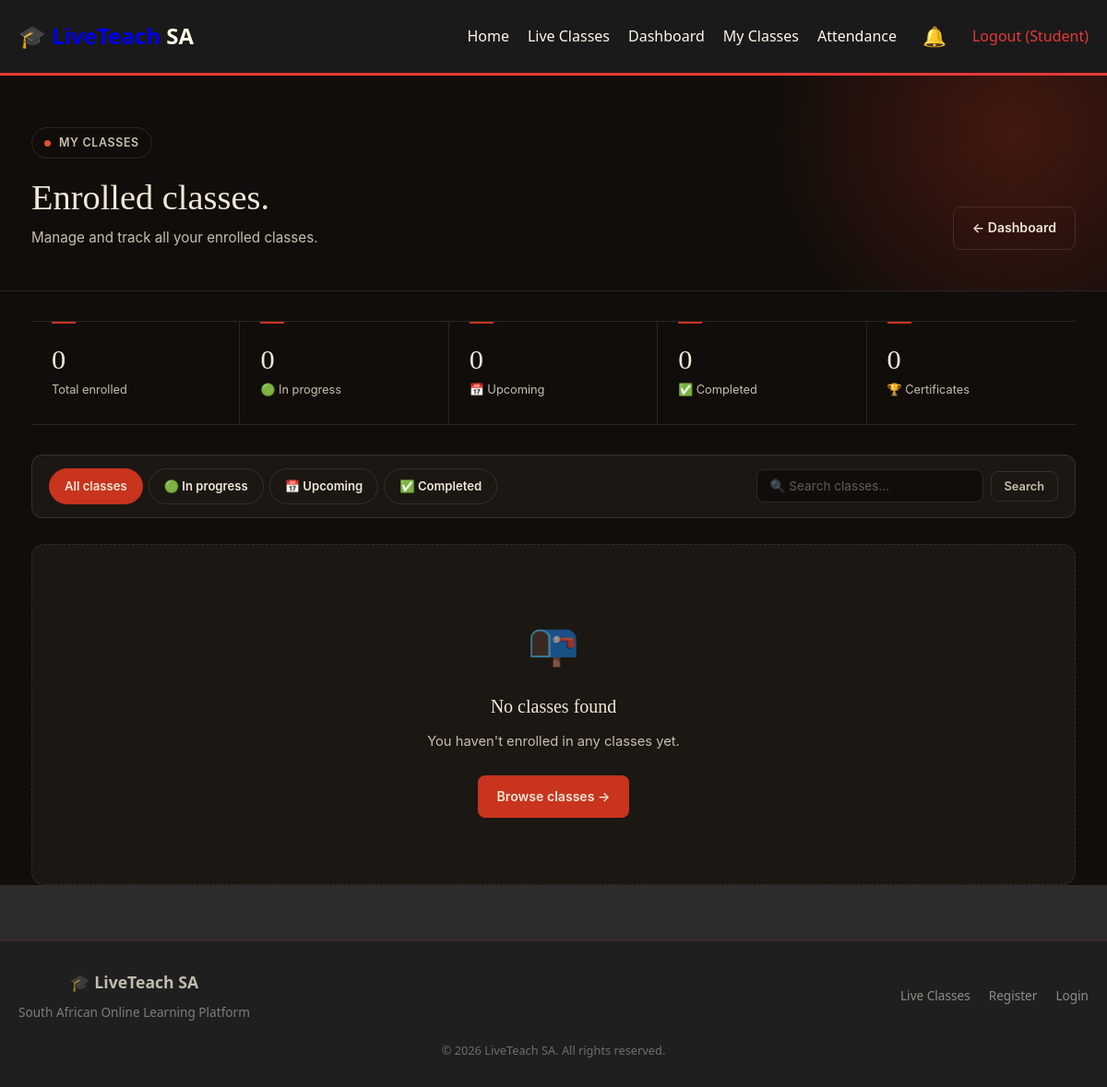
Page /dashboard/my-classes.php (signed in) on the earlier database version.
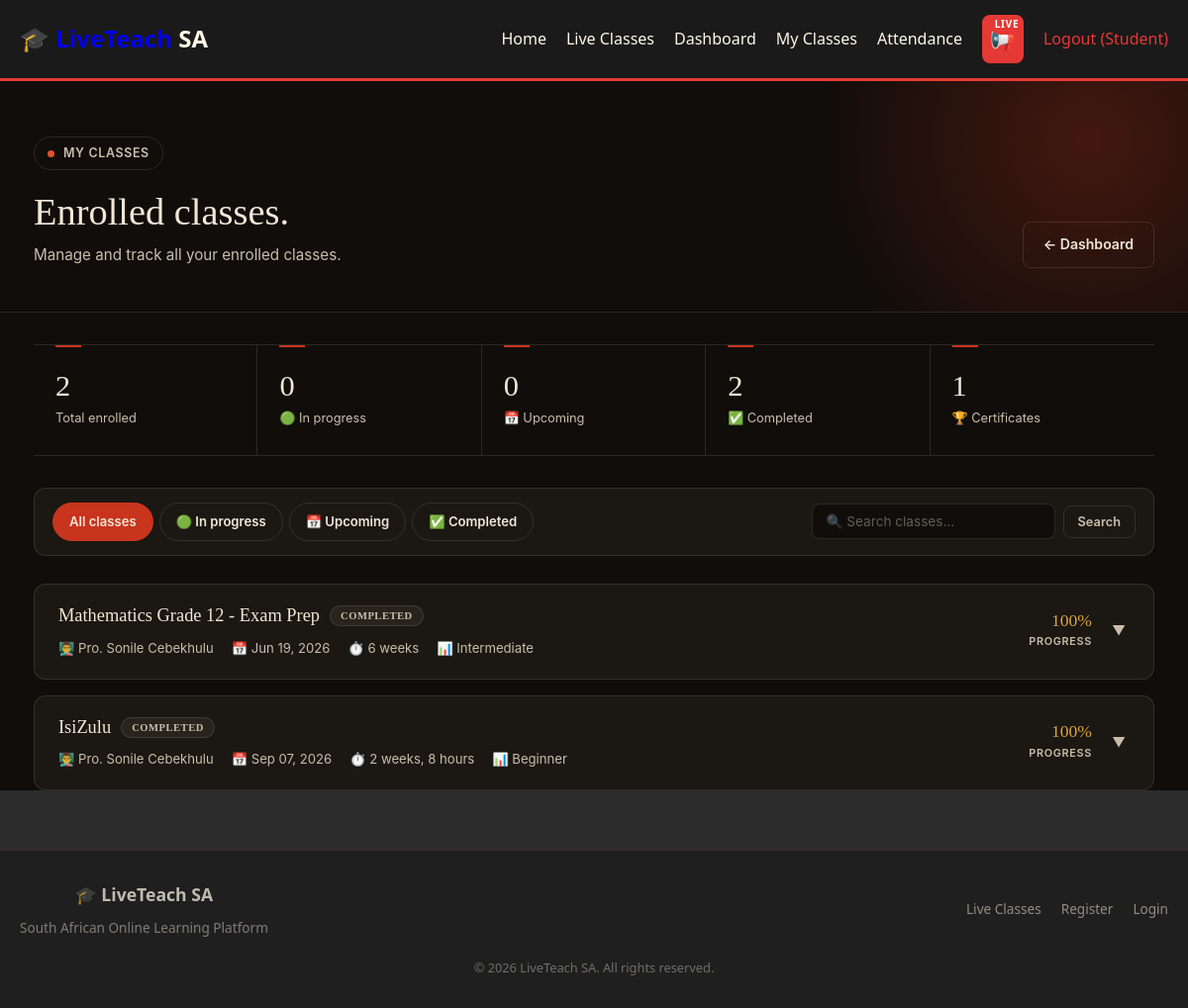
Same page on the later database version.
### tables this page shows
CREATE TABLE `enrollments` (
  `id` int(11) NOT NULL,
  `student_id` int(11) NOT NULL,
  `class_id` int(11) NOT NULL,
  `payment_status` enum('pending','paid','failed','refunded') NOT NULL DEFAULT 'pending',
  `payment_method` varchar(100) DEFAULT NULL,
  `payment_reference` varchar(255) DEFAULT NULL,
  `amount_paid` decimal(10,2) DEFAULT 0.00,
  `paid_at` datetime DEFAULT NULL,
  `attendance` int(11) NOT NULL DEFAULT 0,
  `certificate_issued` tinyint(1) NOT NULL DEFAULT 0,
  `enrolled_at` timestamp NOT NULL DEFAULT current_timestamp()
);

CREATE TABLE `live_classes` (
  `id` int(11) NOT NULL,
  `teacher_id` int(11) NOT NULL,
  `title` varchar(255) NOT NULL,
  `description` text DEFAULT NULL,
  `short_description` varchar(500) DEFAULT NULL,
  `image` varchar(255) DEFAULT NULL,
  `price` decimal(10,2) NOT NULL DEFAULT 0.00,
  `duration` varchar(50) DEFAULT NULL,
  `level` enum('beginner','intermediate','advanced') NOT NULL DEFAULT 'beginner',
  `category` varchar(100) DEFAULT NULL,
  `start_date` datetime DEFAULT NULL,
  `end_date` datetime DEFAULT NULL,
  `schedule` text DEFAULT NULL,
  `meeting_link` varchar(500) DEFAULT NULL,
  `meeting_id` varchar(100) DEFAULT NULL,
  `meeting_password` varchar(100) DEFAULT NULL,
  `recording_url` varchar(500) DEFAULT NULL,
  `materials` text DEFAULT NULL,
  `max_students` int(11) DEFAULT 50,
  `current_students` int(11) NOT NULL DEFAULT 0,
  `status` enum('upcoming','ongoing','completed','cancelled') NOT NULL DEFAULT 'upcoming',
  `is_featured` tinyint(1) NOT NULL DEFAULT 0,
  `sequential_unlock` tinyint(1) NOT NULL DEFAULT 0,
  `created_at` timestamp NOT NULL DEFAULT current_timestamp(),
  `thumbnail` varchar(500) DEFAULT NULL,
  `preview_video` varchar(500) DEFAULT NULL,
  `stream_platform` enum('zoom','google_meet','custom','youtube_live') DEFAULT 'zoom',
  `stream_embed` text DEFAULT NULL
);

CREATE TABLE `users` (
  `id` int(11) NOT NULL,
  `fullname` varchar(255) NOT NULL,
  `email` varchar(255) NOT NULL,
  `password` varchar(255) NOT NULL,
  `phone` varchar(50) DEFAULT NULL,
  `role` enum('admin','teacher','student') NOT NULL DEFAULT 'student',
  `profile_image` varchar(255) DEFAULT NULL,
  `bio` text DEFAULT NULL,
  `status` enum('active','inactive','suspended') NOT NULL DEFAULT 'active',
  `created_at` timestamp NOT NULL DEFAULT current_timestamp()
);

### dashboard/my-classes.php (the view, shortened to what the changed rows need)
<?php
require_once '../includes/header.php';
$connection = getDbConnection();
$studentId = (int)$_SESSION['user']['id'];
$filter = isset($_GET['filter']) ? $_GET['filter'] : 'all';
$search = isset($_GET['search']) ? trim($_GET['search']) : '';
$whereExtra = "";
$types = '';
$sql = "
    SELECT e.*,
           c.title, c.description, c.short_description, c.start_date, c.end_date,
           c.status as class_status, c.meeting_link, c.recording_url,
           c.duration, c.level, c.category, c.price, c.thumbnail, c.max_students, c.current_students,
           c.teacher_id, u.fullname as teacher_name, u.email as teacher_email,
           (SELECT COUNT(*) FROM attendance a WHERE a.student_id = ? AND a.class_id = c.id AND a.status = 'present') as sessions_attended,
           (SELECT COUNT(*) FROM attendance a WHERE a.student_id = ? AND a.class_id = c.id) as total_sessions,
           (SELECT COUNT(*) FROM attendance a WHERE a.class_id = c.id) as class_total_sessions,
           (SELECT AVG(rating) FROM reviews WHERE class_id = c.id) as class_rating,
           (SELECT COUNT(*) FROM reviews WHERE class_id = c.id) as total_reviews,
           (SELECT COUNT(*) FROM course_lessons l WHERE l.class_id = c.id AND (l.status = 'published' OR l.is_free_preview = 1)) as published_lessons,
           (SELECT COUNT(*) FROM lesson_progress p WHERE p.student_id = ? AND p.class_id = c.id AND p.status = 'completed') as lessons_completed
    FROM enrollments e
    JOIN live_classes c ON e.class_id = c.id
    JOIN users u ON c.teacher_id = u.id
    WHERE e.student_id = ? AND e.payment_status = 'paid' $whereExtra
    ORDER BY
        CASE c.status
            WHEN 'ongoing' THEN 1
            WHEN 'upcoming' THEN 2
            ELSE 3
        END,
        c.start_date ASC
";
$bindParams = [$studentId, $studentId, $studentId, $studentId];
$bindTypes = 'iiii';
$bindTypes .= $types;
$stmt = $connection->prepare($sql);
$stmt->bind_param($bindTypes, ...$bindParams);
$stmt->execute();
$classes = $stmt->get_result()->fetch_all(MYSQLI_ASSOC);
$totalClasses = count($classes);
$completedClasses = count(array_filter($classes, function($c) { return $c['class_status'] == 'completed'; }));
$totalCertificates = count(array_filter($classes, function($c) { return !empty($c['certificate_issued']); }));
?>
<main class="lt-page">
    <div class="lt-dash-header">
        <div class="lt-container lt-dash-header-inner">
            <div>
                <h1>Enrolled classes.</h1>
            </div>
        </div>
    </div>
    <div class="lt-container">
        <div class="lt-stats-grid" style="margin-top: 32px;">
            <div class="lt-stat">
                <div class="lt-stat-number"><?php echo (int)$totalClasses; ?></div>
                <div class="lt-stat-label">Total enrolled</div>
            </div>
            <div class="lt-stat">
                <div class="lt-stat-number"><?php echo (int)$completedClasses; ?></div>
                <div class="lt-stat-label">✅ Completed</div>
            </div>
            <div class="lt-stat">
                <div class="lt-stat-number"><?php echo (int)$totalCertificates; ?></div>
                <div class="lt-stat-label">🏆 Certificates</div>
            </div>
        </div>
        <?php if (empty($classes)): ?>
            <div class="lt-empty">
                <div class="lt-empty-icon">📭</div>
                <h3>No classes found</h3>
                <p>
                    <?php if ($search): ?>
                        No classes match your search criteria.
                    <?php elseif ($filter != 'all'): ?>
                        You have no <?php echo htmlspecialchars($filter); ?> classes.
                    <?php else: ?>
                        You haven't enrolled in any classes yet.
                    <?php endif; ?>
                </p>
                <a href="../classes/index.php" class="lt-btn lt-btn-primary">Browse classes →</a>
            </div>
        <?php else: ?>
            <?php foreach ($classes as $class):
                $progress = $class['total_sessions'] > 0 ? round(($class['sessions_attended'] / $class['total_sessions']) * 100) : 0;
                $statusLabels = [
                    'ongoing' => 'In progress',
                    'upcoming' => 'Upcoming',
                    'completed' => 'Completed',
                    'cancelled' => 'Cancelled',
                ];
                $statusLabel = $statusLabels[$class['class_status']] ?? ucfirst($class['class_status']);
            ?>
                <div class="lt-class">
                    <div class="lt-class-head" onclick="toggleDetails(this)">
                        <div class="lt-class-head-left">
                            <h3 class="lt-class-title">
                                <?php echo htmlspecialchars($class['title']); ?>
                                <span class="lt-status lt-status-<?php echo htmlspecialchars($class['class_status']); ?>">
                                    <?php echo $statusLabel; ?>
                                </span>
                            </h3>
                            <div class="lt-class-meta">
                                <span>👨‍🏫 <?php echo htmlspecialchars($class['teacher_name']); ?></span>
                                <span>📅 <?php echo date('M d, Y', strtotime($class['start_date'])); ?></span>
                                <span>⏱️ <?php echo htmlspecialchars($class['duration'] ?: 'Self-paced'); ?></span>
                                <span>📊 <?php echo ucfirst($class['level']); ?></span>
                            </div>
                        </div>
                        <div class="lt-class-head-right">
                            <div class="lt-class-progress-mini">
                                <div class="lt-progress-val"><?php echo $progress; ?>%</div>
                                <div class="lt-progress-lbl">Progress</div>
                            </div>
                            <span class="lt-chevron">▼</span>
                        </div>
                    </div>
                </div>
            <?php endforeach; ?>
        <?php endif; ?>
    </div>
</main>
<?php require_once '../includes/footer.php'; ?>

### includes/header.php (shortened to what the changed rows need)
<?php
require_once __DIR__ . '/notifications.php';
if (!isset($connection) || !$connection) {
    $connection = getDbConnection();
}
if (!isset($notificationSystem) || !$notificationSystem) {
    $notificationSystem = new NotificationSystem($connection);
}
$user = $_SESSION['user'] ?? null;
$basePath = APP_BASE . '/';
$unreadCount         = 0;
if ($user) {
    $unreadCount         = $notificationSystem->getUnreadCount((int)$user['id']);
}
$imminentSession = null;
if ($user && ($user['role'] ?? '') === 'student') {
    $stmt = @$connection->prepare("
        SELECT
            ls.status        AS stream_status,
            ls.stream_url,
            ls.platform,
            ls.scheduled_time,
            c.id             AS class_id,
            c.title          AS class_title,
            u.fullname       AS teacher_name
        FROM live_streams ls
        JOIN live_classes c ON c.id = ls.class_id
        JOIN enrollments e  ON e.class_id = c.id
        LEFT JOIN users u   ON u.id = c.teacher_id
        WHERE e.student_id = ?
          AND e.payment_status = 'paid'
          AND (
                ls.status = 'live'
             OR (ls.status = 'scheduled'
                 AND ls.scheduled_time BETWEEN NOW() AND DATE_ADD(NOW(), INTERVAL 15 MINUTE))
          )
        ORDER BY (ls.status = 'live') DESC, ls.scheduled_time ASC
        LIMIT 1
    ");
    if ($stmt) {
        $stmt->bind_param('i', $user['id']);
        $stmt->execute();
        $row = $stmt->get_result()->fetch_assoc();
        if ($row) {
            $isLive = ($row['stream_status'] === 'live');
            $startsIn = null;
            $imminentSession = [
                'class_id'      => (int)$row['class_id'],
                'class_title'   => (string)$row['class_title'],
                'teacher_name'  => (string)($row['teacher_name'] ?? 'Your teacher'),
                'meeting_link'  => (string)$row['stream_url'],
                'join_url'      => $basePath . 'classes/class.php?id=' . (int)$row['class_id'] . '#live-stream',
                'starts_in_min' => $startsIn,
                'is_live'       => $isLive,
            ];
        }
    }
}
?>
<!DOCTYPE html>
<html lang="en">
<head>
    <link rel="stylesheet" href="<?php echo $basePath; ?>assets/css/style.css">
</head>
<body>
<header class="site-header">
    <div class="container">
        <div class="header-inner">
            <nav class="nav-links">
                <?php if ($user): ?>
                    <?php if (($user['role'] ?? '') == 'admin'): ?>
                        <a href="<?php echo $basePath; ?>admin/dashboard.php">Admin Panel</a>
                        <a href="<?php echo $basePath; ?>admin/users.php">Users</a>
                        <a href="<?php echo $basePath; ?>admin/classes.php">Classes</a>
                        <a href="<?php echo $basePath; ?>admin/payments.php">Payments</a>
                    <?php elseif (($user['role'] ?? '') == 'teacher'): ?>
                        <a href="<?php echo $basePath; ?>teacher/dashboard.php">Dashboard</a>
                        <a href="<?php echo $basePath; ?>teacher/classes.php">My Classes</a>
                        <a href="<?php echo $basePath; ?>teacher/students.php">Students</a>
                    <?php else: ?>
                        <a href="<?php echo $basePath; ?>dashboard/index.php">Dashboard</a>
                        <a href="<?php echo $basePath; ?>dashboard/my-classes.php">My Classes</a>
                        <a href="<?php echo $basePath; ?>dashboard/attendance.php">Attendance</a>
                    <?php endif; ?>
                    <?php
                    $hasSession  = !empty($imminentSession);
                    $sessionLive = $hasSession && !empty($imminentSession['is_live']);
                    $sessionSoon = $hasSession && !$sessionLive;
                    $bellClass = 'notification-bell';
                    if ($sessionLive)       $bellClass .= ' lt-has-live';
                    elseif ($sessionSoon)   $bellClass .= ' lt-has-soon';
                    elseif ($unreadCount>0) $bellClass .= '';
                    $bellIcon = $sessionLive ? '📢' : '🔔';
                    ?>
                    <div class="notification-container">
                        <div class="<?php echo $bellClass; ?>" onclick="toggleNotifications(event)">
                            <?php echo $bellIcon; ?>
                            <?php if ($sessionLive): ?>
                                <span class="notification-badge lt-badge-live" id="notificationBadge">LIVE</span>
                            <?php elseif ($unreadCount > 0): ?>
                                <span class="notification-badge" id="notificationBadge"><?php echo $unreadCount > 99 ? '99+' : (int)$unreadCount; ?></span>
                            <?php else: ?>
                                <span class="notification-badge" id="notificationBadge" style="display: none;">0</span>
                            <?php endif; ?>
                        </div>
                    </div>
                    <a href="<?php echo $basePath; ?>logout.php" style="color:var(--primary-red, #e53935);">
                        Logout (<?php echo htmlspecialchars($user['fullname'] ?? 'User'); ?>)
                    </a>
                <?php else: ?>
                    <a href="<?php echo $basePath; ?>login.php">Login</a>
                    <a href="<?php echo $basePath; ?>register.php" class="btn btn-primary" style="padding:8px 20px;">Register</a>
                <?php endif; ?>
            </nav>
        </div>
    </div>
</header>

Differences in the rows shown:
added enrollments: live_classes.title "Mathematics Grade 12 - Exam Prep", live_classes.status "COMPLETED", users.fullname "Pro. Sonile Cebekhulu", live_classes.start_date "Jun 19, 2026", live_classes.duration "6 weeks", live_classes.level "Intermediate", progress "100"
added enrollments: live_classes.title "IsiZulu", live_classes.status "COMPLETED", users.fullname "Pro. Sonile Cebekhulu", live_classes.start_date "Sep 07, 2026", live_classes.duration "2 weeks, 8 hours", live_classes.level "Beginner", progress "100"
Other differences:
$bellIcon: "🔔" → "📢"
$totalClasses: "0" → "2"
$completedClasses: "0" → "2"
$totalCertificates: "0" → "1"
text no longer shown: "📭 No classes found You haven't enrolled in any classes yet. Browse classes →"
text now shown: "LIVE"
